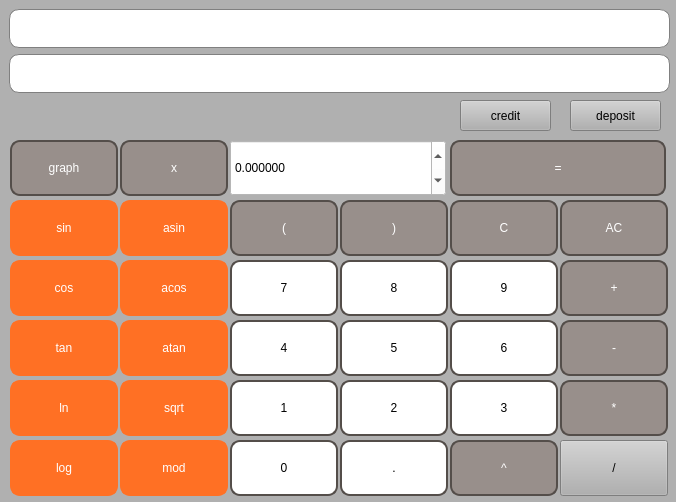
 <widget class="QMainWindow" name="MainWindow">
  <property name="enabled">
   <bool>true</bool>
  </property>
  <property name="geometry">
   <rect>
    <x>0</x>
    <y>0</y>
    <width>676</width>
    <height>502</height>
   </rect>
  </property>
  <property name="sizePolicy">
   <sizepolicy hsizetype="Fixed" vsizetype="Fixed">
    <horstretch>0</horstretch>
    <verstretch>0</verstretch>
   </sizepolicy>
  </property>
  <property name="minimumSize">
   <size>
    <width>676</width>
    <height>502</height>
   </size>
  </property>
  <property name="maximumSize">
   <size>
    <width>676</width>
    <height>502</height>
   </size>
  </property>
  <property name="windowTitle">
   <string>Calculator</string>
  </property>
  <property name="styleSheet">
   <string notr="true">background-color: rgb(176, 176, 176);</string>
  </property>
  <widget class="QWidget" name="centralwidget">
   <property name="enabled">
    <bool>true</bool>
   </property>
   <property name="sizePolicy">
    <sizepolicy hsizetype="Preferred" vsizetype="Preferred">
     <horstretch>0</horstretch>
     <verstretch>0</verstretch>
    </sizepolicy>
   </property>
   <property name="focusPolicy">
    <enum>Qt::NoFocus</enum>
   </property>
   <widget class="QPushButton" name="pushButton_1">
    <property name="geometry">
     <rect>
      <x>230</x>
      <y>380</y>
      <width>108</width>
      <height>56</height>
     </rect>
    </property>
    <property name="sizePolicy">
     <sizepolicy hsizetype="Expanding" vsizetype="MinimumExpanding">
      <horstretch>0</horstretch>
      <verstretch>0</verstretch>
     </sizepolicy>
    </property>
    <property name="styleSheet">
     <string notr="true">QPushButton {
	font: 600 14pt &quot;Verdana&quot;;
  background-color: white;
  color: black; 
  border: 2px solid rgb(84, 78, 74);
border-radius: 10;
}

QPushButton:hover {
    background-color: rgb(116, 108, 103);
}

QPushButton:pressed {
    background-color: rgb(84, 78, 74);
}</string>
    </property>
    <property name="text">
     <string>1</string>
    </property>
   </widget>
   <widget class="QPushButton" name="pushButton_atan">
    <property name="geometry">
     <rect>
      <x>120</x>
      <y>320</y>
      <width>108</width>
      <height>56</height>
     </rect>
    </property>
    <property name="sizePolicy">
     <sizepolicy hsizetype="Expanding" vsizetype="MinimumExpanding">
      <horstretch>0</horstretch>
      <verstretch>0</verstretch>
     </sizepolicy>
    </property>
    <property name="styleSheet">
     <string notr="true">QPushButton {
	font: 600 14pt &quot;Verdana&quot;;
  background-color:  rgb(255, 112, 36);
  color: white; 
  border: 3px solid rgb(255, 112, 36);
 border-radius: 10;
}

QPushButton:hover {
    background-color: rgb(214, 0, 0);
}

QPushButton:pressed {
    background-color: rgb(143, 0, 0);
}</string>
    </property>
    <property name="text">
     <string>atan</string>
    </property>
   </widget>
   <widget class="QPushButton" name="pushButton_op_bracket">
    <property name="geometry">
     <rect>
      <x>230</x>
      <y>200</y>
      <width>108</width>
      <height>56</height>
     </rect>
    </property>
    <property name="sizePolicy">
     <sizepolicy hsizetype="Expanding" vsizetype="MinimumExpanding">
      <horstretch>0</horstretch>
      <verstretch>0</verstretch>
     </sizepolicy>
    </property>
    <property name="styleSheet">
     <string notr="true">QPushButton {
	font: 600 14pt &quot;Verdana&quot;;
  background-color: rgb(152, 143, 139);
  color: white; 
  border: 2px solid rgb(84, 78, 74);
border-radius: 10;
}

QPushButton:hover {
    background-color: rgb(116, 108, 103);
}

QPushButton:pressed {
    background-color: rgb(84, 78, 74);
}</string>
    </property>
    <property name="text">
     <string>(</string>
    </property>
   </widget>
   <widget class="QPushButton" name="pushButton_cl_bracket">
    <property name="geometry">
     <rect>
      <x>340</x>
      <y>200</y>
      <width>108</width>
      <height>56</height>
     </rect>
    </property>
    <property name="sizePolicy">
     <sizepolicy hsizetype="Expanding" vsizetype="MinimumExpanding">
      <horstretch>0</horstretch>
      <verstretch>0</verstretch>
     </sizepolicy>
    </property>
    <property name="styleSheet">
     <string notr="true">QPushButton {
	font: 600 14pt &quot;Verdana&quot;;
  background-color: rgb(152, 143, 139);
  color: white; 
  border: 2px solid rgb(84, 78, 74);
border-radius: 10;
}

QPushButton:hover {
    background-color: rgb(116, 108, 103);
}

QPushButton:pressed {
    background-color: rgb(84, 78, 74);
}</string>
    </property>
    <property name="text">
     <string>)</string>
    </property>
   </widget>
   <widget class="QPushButton" name="pushButton_credit">
    <property name="geometry">
     <rect>
      <x>460</x>
      <y>100</y>
      <width>91</width>
      <height>31</height>
     </rect>
    </property>
    <property name="sizePolicy">
     <sizepolicy hsizetype="Minimum" vsizetype="Minimum">
      <horstretch>0</horstretch>
      <verstretch>0</verstretch>
     </sizepolicy>
    </property>
    <property name="styleSheet">
     <string notr="true">font: 700 12pt &quot;Verdana&quot;;
</string>
    </property>
    <property name="text">
     <string>credit</string>
    </property>
   </widget>
   <widget class="QPushButton" name="pushButton_sin">
    <property name="geometry">
     <rect>
      <x>10</x>
      <y>200</y>
      <width>108</width>
      <height>56</height>
     </rect>
    </property>
    <property name="sizePolicy">
     <sizepolicy hsizetype="Expanding" vsizetype="MinimumExpanding">
      <horstretch>0</horstretch>
      <verstretch>0</verstretch>
     </sizepolicy>
    </property>
    <property name="styleSheet">
     <string notr="true">QPushButton {
	font: 600 14pt &quot;Verdana&quot;;
  background-color:  rgb(255, 112, 36);
  color: white; 
  border: 3px solid rgb(255, 112, 36);
 border-radius: 10;
}

QPushButton:hover {
    background-color: rgb(214, 0, 0);
}

QPushButton:pressed {
    background-color: rgb(143, 0, 0);
}</string>
    </property>
    <property name="text">
     <string>sin</string>
    </property>
   </widget>
   <widget class="QPushButton" name="pushButton_multi">
    <property name="geometry">
     <rect>
      <x>560</x>
      <y>380</y>
      <width>108</width>
      <height>56</height>
     </rect>
    </property>
    <property name="sizePolicy">
     <sizepolicy hsizetype="Expanding" vsizetype="MinimumExpanding">
      <horstretch>0</horstretch>
      <verstretch>0</verstretch>
     </sizepolicy>
    </property>
    <property name="styleSheet">
     <string notr="true">QPushButton {
	font: 600 14pt &quot;Verdana&quot;;
  background-color: rgb(152, 143, 139);
  color: white; 
  border: 2px solid rgb(84, 78, 74);
border-radius: 10;
}

QPushButton:hover {
    background-color: rgb(116, 108, 103);
}

QPushButton:pressed {
    background-color: rgb(84, 78, 74);
}</string>
    </property>
    <property name="text">
     <string>*</string>
    </property>
   </widget>
   <widget class="QPushButton" name="pushButton_x">
    <property name="geometry">
     <rect>
      <x>120</x>
      <y>140</y>
      <width>108</width>
      <height>56</height>
     </rect>
    </property>
    <property name="sizePolicy">
     <sizepolicy hsizetype="Expanding" vsizetype="MinimumExpanding">
      <horstretch>0</horstretch>
      <verstretch>0</verstretch>
     </sizepolicy>
    </property>
    <property name="styleSheet">
     <string notr="true">QPushButton {
	font: 600 22pt &quot;Verdana&quot;;
  background-color: rgb(152, 143, 139);
  color: white; 
  border: 2px solid rgb(84, 78, 74);
border-radius: 10;
}

QPushButton:hover {
    background-color: rgb(116, 108, 103);
}

QPushButton:pressed {
    background-color: rgb(84, 78, 74);
}</string>
    </property>
    <property name="text">
     <string>x</string>
    </property>
   </widget>
   <widget class="QPushButton" name="pushButton_2">
    <property name="geometry">
     <rect>
      <x>340</x>
      <y>380</y>
      <width>108</width>
      <height>56</height>
     </rect>
    </property>
    <property name="sizePolicy">
     <sizepolicy hsizetype="Expanding" vsizetype="MinimumExpanding">
      <horstretch>0</horstretch>
      <verstretch>0</verstretch>
     </sizepolicy>
    </property>
    <property name="styleSheet">
     <string notr="true">QPushButton {
	font: 600 14pt &quot;Verdana&quot;;
  background-color: white;
  color: black; 
  border: 2px solid rgb(84, 78, 74);
border-radius: 10;
}

QPushButton:hover {
    background-color: rgb(116, 108, 103);
}

QPushButton:pressed {
    background-color: rgb(84, 78, 74);
}</string>
    </property>
    <property name="text">
     <string>2</string>
    </property>
   </widget>
   <widget class="QPushButton" name="pushButton_log">
    <property name="geometry">
     <rect>
      <x>10</x>
      <y>440</y>
      <width>108</width>
      <height>56</height>
     </rect>
    </property>
    <property name="sizePolicy">
     <sizepolicy hsizetype="Expanding" vsizetype="MinimumExpanding">
      <horstretch>0</horstretch>
      <verstretch>0</verstretch>
     </sizepolicy>
    </property>
    <property name="styleSheet">
     <string notr="true">QPushButton {
	font: 600 14pt &quot;Verdana&quot;;
  background-color:  rgb(255, 112, 36);
  color: white; 
  border: 3px solid rgb(255, 112, 36);
 border-radius: 10;
}

QPushButton:hover {
    background-color: rgb(214, 0, 0);
}

QPushButton:pressed {
    background-color: rgb(143, 0, 0);
}</string>
    </property>
    <property name="text">
     <string>log</string>
    </property>
   </widget>
   <widget class="QPushButton" name="pushButton_cos">
    <property name="geometry">
     <rect>
      <x>10</x>
      <y>260</y>
      <width>108</width>
      <height>56</height>
     </rect>
    </property>
    <property name="sizePolicy">
     <sizepolicy hsizetype="Expanding" vsizetype="MinimumExpanding">
      <horstretch>0</horstretch>
      <verstretch>0</verstretch>
     </sizepolicy>
    </property>
    <property name="styleSheet">
     <string notr="true">QPushButton {
	font: 600 14pt &quot;Verdana&quot;;
  background-color:  rgb(255, 112, 36);
  color: white; 
  border: 3px solid rgb(255, 112, 36);
 border-radius: 10;
}

QPushButton:hover {
    background-color: rgb(214, 0, 0);
}

QPushButton:pressed {
    background-color: rgb(143, 0, 0);
}</string>
    </property>
    <property name="text">
     <string>cos</string>
    </property>
   </widget>
   <widget class="QPushButton" name="pushButton_acos">
    <property name="geometry">
     <rect>
      <x>120</x>
      <y>260</y>
      <width>108</width>
      <height>56</height>
     </rect>
    </property>
    <property name="sizePolicy">
     <sizepolicy hsizetype="Expanding" vsizetype="MinimumExpanding">
      <horstretch>0</horstretch>
      <verstretch>0</verstretch>
     </sizepolicy>
    </property>
    <property name="styleSheet">
     <string notr="true">QPushButton {
	font: 600 14pt &quot;Verdana&quot;;
  background-color:  rgb(255, 112, 36);
  color: white; 
  border: 3px solid rgb(255, 112, 36);
 border-radius: 10;
}

QPushButton:hover {
    background-color: rgb(214, 0, 0);
}

QPushButton:pressed {
    background-color: rgb(143, 0, 0);
}</string>
    </property>
    <property name="text">
     <string>acos</string>
    </property>
   </widget>
   <widget class="QPushButton" name="pushButton_5">
    <property name="geometry">
     <rect>
      <x>340</x>
      <y>320</y>
      <width>108</width>
      <height>56</height>
     </rect>
    </property>
    <property name="sizePolicy">
     <sizepolicy hsizetype="Minimum" vsizetype="Minimum">
      <horstretch>0</horstretch>
      <verstretch>0</verstretch>
     </sizepolicy>
    </property>
    <property name="styleSheet">
     <string notr="true">QPushButton {
	font: 600 14pt &quot;Verdana&quot;;
  background-color: white;
  color: black; 
  border: 2px solid rgb(84, 78, 74);
border-radius: 10;
}

QPushButton:hover {
    background-color: rgb(116, 108, 103);
}

QPushButton:pressed {
    background-color: rgb(84, 78, 74);
}</string>
    </property>
    <property name="text">
     <string>5</string>
    </property>
   </widget>
   <widget class="QPushButton" name="pushButton_point">
    <property name="geometry">
     <rect>
      <x>340</x>
      <y>440</y>
      <width>108</width>
      <height>56</height>
     </rect>
    </property>
    <property name="sizePolicy">
     <sizepolicy hsizetype="Expanding" vsizetype="MinimumExpanding">
      <horstretch>0</horstretch>
      <verstretch>0</verstretch>
     </sizepolicy>
    </property>
    <property name="styleSheet">
     <string notr="true">QPushButton {
	font: 600 14pt &quot;Verdana&quot;;
  background-color: white;
  color: black; 
  border: 2px solid rgb(84, 78, 74);
border-radius: 10;
}

QPushButton:hover {
    background-color: rgb(116, 108, 103);
}

QPushButton:pressed {
    background-color: rgb(84, 78, 74);
}</string>
    </property>
    <property name="text">
     <string>.</string>
    </property>
   </widget>
   <widget class="QPushButton" name="pushButton_res">
    <property name="geometry">
     <rect>
      <x>450</x>
      <y>140</y>
      <width>216</width>
      <height>56</height>
     </rect>
    </property>
    <property name="sizePolicy">
     <sizepolicy hsizetype="Expanding" vsizetype="MinimumExpanding">
      <horstretch>0</horstretch>
      <verstretch>0</verstretch>
     </sizepolicy>
    </property>
    <property name="styleSheet">
     <string notr="true">QPushButton {
	font: 600 14pt &quot;Verdana&quot;;
  background-color: rgb(152, 143, 139);
  color: white; 
  border: 2px solid rgb(84, 78, 74);
border-radius: 10;
}

QPushButton:hover {
    background-color: rgb(116, 108, 103);
}

QPushButton:pressed {
    background-color: rgb(84, 78, 74);
}</string>
    </property>
    <property name="text">
     <string>=</string>
    </property>
   </widget>
   <widget class="QPushButton" name="pushButton_7">
    <property name="geometry">
     <rect>
      <x>230</x>
      <y>260</y>
      <width>108</width>
      <height>56</height>
     </rect>
    </property>
    <property name="sizePolicy">
     <sizepolicy hsizetype="Minimum" vsizetype="Minimum">
      <horstretch>0</horstretch>
      <verstretch>0</verstretch>
     </sizepolicy>
    </property>
    <property name="styleSheet">
     <string notr="true">QPushButton {
	font: 600 14pt &quot;Verdana&quot;;
  background-color: white;
  color: black; 
  border: 2px solid rgb(84, 78, 74);
border-radius: 10;
}

QPushButton:hover {
    background-color: rgb(116, 108, 103);
}

QPushButton:pressed {
    background-color: rgb(84, 78, 74);
}</string>
    </property>
    <property name="text">
     <string>7</string>
    </property>
   </widget>
   <widget class="QPushButton" name="pushButton_exp">
    <property name="geometry">
     <rect>
      <x>450</x>
      <y>440</y>
      <width>108</width>
      <height>56</height>
     </rect>
    </property>
    <property name="sizePolicy">
     <sizepolicy hsizetype="Expanding" vsizetype="MinimumExpanding">
      <horstretch>0</horstretch>
      <verstretch>0</verstretch>
     </sizepolicy>
    </property>
    <property name="styleSheet">
     <string notr="true">QPushButton {
	font: 600 14pt &quot;Verdana&quot;;
  background-color: rgb(152, 143, 139);
  color: white; 
  border: 2px solid rgb(84, 78, 74);
border-radius: 10;
}

QPushButton:hover {
    background-color: rgb(116, 108, 103);
}

QPushButton:pressed {
    background-color: rgb(84, 78, 74);
}</string>
    </property>
    <property name="text">
     <string>^</string>
    </property>
   </widget>
   <widget class="QPushButton" name="pushButton_9">
    <property name="geometry">
     <rect>
      <x>450</x>
      <y>260</y>
      <width>108</width>
      <height>56</height>
     </rect>
    </property>
    <property name="sizePolicy">
     <sizepolicy hsizetype="Minimum" vsizetype="Minimum">
      <horstretch>0</horstretch>
      <verstretch>0</verstretch>
     </sizepolicy>
    </property>
    <property name="styleSheet">
     <string notr="true">QPushButton {
	font: 600 14pt &quot;Verdana&quot;;
  background-color: white;
  color: black; 
  border: 2px solid rgb(84, 78, 74);
border-radius: 10;
}

QPushButton:hover {
    background-color: rgb(116, 108, 103);
}

QPushButton:pressed {
    background-color: rgb(84, 78, 74);
}</string>
    </property>
    <property name="text">
     <string>9</string>
    </property>
   </widget>
   <widget class="QPushButton" name="pushButton_sqrt">
    <property name="geometry">
     <rect>
      <x>120</x>
      <y>380</y>
      <width>108</width>
      <height>56</height>
     </rect>
    </property>
    <property name="sizePolicy">
     <sizepolicy hsizetype="Expanding" vsizetype="MinimumExpanding">
      <horstretch>0</horstretch>
      <verstretch>0</verstretch>
     </sizepolicy>
    </property>
    <property name="styleSheet">
     <string notr="true">QPushButton {
	font: 600 14pt &quot;Verdana&quot;;
  background-color:  rgb(255, 112, 36);
  color: white; 
  border: 3px solid rgb(255, 112, 36);
 border-radius: 10;
}

QPushButton:hover {
    background-color: rgb(214, 0, 0);
}

QPushButton:pressed {
    background-color: rgb(143, 0, 0);
}</string>
    </property>
    <property name="text">
     <string>sqrt</string>
    </property>
   </widget>
   <widget class="QLabel" name="label_in">
    <property name="geometry">
     <rect>
      <x>9</x>
      <y>9</y>
      <width>661</width>
      <height>39</height>
     </rect>
    </property>
    <property name="sizePolicy">
     <sizepolicy hsizetype="Minimum" vsizetype="Minimum">
      <horstretch>0</horstretch>
      <verstretch>0</verstretch>
     </sizepolicy>
    </property>
    <property name="styleSheet">
     <string notr="true">QLabel {
	font: 24pt &quot;Times New Roman&quot;;
  qproperty-alignment: 'AlignVCenter | AlignRight';
  border: 1px solid gray;
background-color: rgb(255, 255, 255);
color: rgb(0, 0, 0);
border-radius: 10;
}</string>
    </property>
    <property name="text">
     <string/>
    </property>
    <property name="alignment">
     <set>Qt::AlignRight|Qt::AlignTrailing|Qt::AlignVCenter</set>
    </property>
   </widget>
   <widget class="QPushButton" name="pushButton_plus">
    <property name="geometry">
     <rect>
      <x>560</x>
      <y>260</y>
      <width>108</width>
      <height>56</height>
     </rect>
    </property>
    <property name="sizePolicy">
     <sizepolicy hsizetype="Expanding" vsizetype="MinimumExpanding">
      <horstretch>0</horstretch>
      <verstretch>0</verstretch>
     </sizepolicy>
    </property>
    <property name="styleSheet">
     <string notr="true">QPushButton {
	font: 600 14pt &quot;Verdana&quot;;
  background-color: rgb(152, 143, 139);
  color: white; 
  border: 2px solid rgb(84, 78, 74);
border-radius: 10;
}

QPushButton:hover {
    background-color: rgb(116, 108, 103);
}

QPushButton:pressed {
    background-color: rgb(84, 78, 74);
}</string>
    </property>
    <property name="text">
     <string>+</string>
    </property>
   </widget>
   <widget class="QPushButton" name="pushButton_asin">
    <property name="geometry">
     <rect>
      <x>120</x>
      <y>200</y>
      <width>108</width>
      <height>56</height>
     </rect>
    </property>
    <property name="sizePolicy">
     <sizepolicy hsizetype="Expanding" vsizetype="MinimumExpanding">
      <horstretch>0</horstretch>
      <verstretch>0</verstretch>
     </sizepolicy>
    </property>
    <property name="styleSheet">
     <string notr="true">QPushButton {
	font: 600 14pt &quot;Verdana&quot;;
  background-color:  rgb(255, 112, 36);
  color: white; 
  border: 3px solid rgb(255, 112, 36);
 border-radius: 10;
}

QPushButton:hover {
    background-color: rgb(214, 0, 0);
}

QPushButton:pressed {
    background-color: rgb(143, 0, 0);
}</string>
    </property>
    <property name="text">
     <string>asin</string>
    </property>
   </widget>
   <widget class="QPushButton" name="pushButton_back">
    <property name="geometry">
     <rect>
      <x>450</x>
      <y>200</y>
      <width>108</width>
      <height>56</height>
     </rect>
    </property>
    <property name="sizePolicy">
     <sizepolicy hsizetype="Expanding" vsizetype="MinimumExpanding">
      <horstretch>0</horstretch>
      <verstretch>0</verstretch>
     </sizepolicy>
    </property>
    <property name="styleSheet">
     <string notr="true">QPushButton {
	font: 600 14pt &quot;Verdana&quot;;
  background-color: rgb(152, 143, 139);
  color: white; 
  border: 2px solid rgb(84, 78, 74);
border-radius: 10;
}

QPushButton:hover {
    background-color: rgb(116, 108, 103);
}

QPushButton:pressed {
    background-color: rgb(84, 78, 74);
}</string>
    </property>
    <property name="text">
     <string>C</string>
    </property>
   </widget>
   <widget class="QPushButton" name="pushButton_3">
    <property name="geometry">
     <rect>
      <x>450</x>
      <y>380</y>
      <width>108</width>
      <height>56</height>
     </rect>
    </property>
    <property name="sizePolicy">
     <sizepolicy hsizetype="Expanding" vsizetype="MinimumExpanding">
      <horstretch>0</horstretch>
      <verstretch>0</verstretch>
     </sizepolicy>
    </property>
    <property name="styleSheet">
     <string notr="true">QPushButton {
	font: 600 14pt &quot;Verdana&quot;;
  background-color: white;
  color: black; 
  border: 2px solid rgb(84, 78, 74);
border-radius: 10;
}

QPushButton:hover {
    background-color: rgb(116, 108, 103);
}

QPushButton:pressed {
    background-color: rgb(84, 78, 74);
}</string>
    </property>
    <property name="text">
     <string>3</string>
    </property>
   </widget>
   <widget class="QPushButton" name="pushButton_6">
    <property name="geometry">
     <rect>
      <x>450</x>
      <y>320</y>
      <width>108</width>
      <height>56</height>
     </rect>
    </property>
    <property name="sizePolicy">
     <sizepolicy hsizetype="Minimum" vsizetype="Minimum">
      <horstretch>0</horstretch>
      <verstretch>0</verstretch>
     </sizepolicy>
    </property>
    <property name="styleSheet">
     <string notr="true">QPushButton {
	font: 600 14pt &quot;Verdana&quot;;
  background-color: white;
  color: black; 
  border: 2px solid rgb(84, 78, 74);
border-radius: 10;
}

QPushButton:hover {
    background-color: rgb(116, 108, 103);
}

QPushButton:pressed {
    background-color: rgb(84, 78, 74);
}</string>
    </property>
    <property name="text">
     <string>6</string>
    </property>
   </widget>
   <widget class="QPushButton" name="pushButton_graph">
    <property name="geometry">
     <rect>
      <x>10</x>
      <y>140</y>
      <width>108</width>
      <height>56</height>
     </rect>
    </property>
    <property name="sizePolicy">
     <sizepolicy hsizetype="Expanding" vsizetype="MinimumExpanding">
      <horstretch>0</horstretch>
      <verstretch>0</verstretch>
     </sizepolicy>
    </property>
    <property name="styleSheet">
     <string notr="true">QPushButton {
	font: 600 14pt &quot;Verdana&quot;;
  background-color: rgb(152, 143, 139);
  color: white; 
  border: 2px solid rgb(84, 78, 74);
	border-radius: 10;
}

QPushButton:hover {
    background-color: rgb(116, 108, 103);
}

QPushButton:pressed {
    background-color: rgb(84, 78, 74);
}</string>
    </property>
    <property name="text">
     <string>graph</string>
    </property>
   </widget>
   <widget class="QPushButton" name="pushButton_del">
    <property name="geometry">
     <rect>
      <x>560</x>
      <y>200</y>
      <width>108</width>
      <height>56</height>
     </rect>
    </property>
    <property name="sizePolicy">
     <sizepolicy hsizetype="Expanding" vsizetype="MinimumExpanding">
      <horstretch>0</horstretch>
      <verstretch>0</verstretch>
     </sizepolicy>
    </property>
    <property name="styleSheet">
     <string notr="true">QPushButton {
	font: 600 14pt &quot;Verdana&quot;;
  background-color: rgb(152, 143, 139);
  color: white; 
  border: 2px solid rgb(84, 78, 74);
border-radius: 10;
}

QPushButton:hover {
    background-color: rgb(116, 108, 103);
}

QPushButton:pressed {
    background-color: rgb(84, 78, 74);
}</string>
    </property>
    <property name="text">
     <string>AC</string>
    </property>
   </widget>
   <widget class="QPushButton" name="pushButton_sub">
    <property name="geometry">
     <rect>
      <x>560</x>
      <y>320</y>
      <width>108</width>
      <height>56</height>
     </rect>
    </property>
    <property name="sizePolicy">
     <sizepolicy hsizetype="Expanding" vsizetype="MinimumExpanding">
      <horstretch>0</horstretch>
      <verstretch>0</verstretch>
     </sizepolicy>
    </property>
    <property name="styleSheet">
     <string notr="true">QPushButton {
	font: 600 14pt &quot;Verdana&quot;;
  background-color: rgb(152, 143, 139);
  color: white; 
  border: 2px solid rgb(84, 78, 74);
border-radius: 10;
}

QPushButton:hover {
    background-color: rgb(116, 108, 103);
}

QPushButton:pressed {
    background-color: rgb(84, 78, 74);
}</string>
    </property>
    <property name="text">
     <string>-</string>
    </property>
   </widget>
   <widget class="QPushButton" name="pushButton_div">
    <property name="geometry">
     <rect>
      <x>560</x>
      <y>440</y>
      <width>108</width>
      <height>56</height>
     </rect>
    </property>
    <property name="sizePolicy">
     <sizepolicy hsizetype="Expanding" vsizetype="MinimumExpanding">
      <horstretch>0</horstretch>
      <verstretch>0</verstretch>
     </sizepolicy>
    </property>
    <property name="styleSheet">
     <string notr="true">QPushButton {
	font: 600 14pt &quot;Verdana&quot;;
  background-color: rgb(152, 143, 139);
  color: white; 
  border: 2px solid rgb(84, 78, 74);
border-radius: 10;
}

QPushButton:hover {
    background-color: rgb(116, 108, 103);
}

QPushButton:pressed {
    background-color: rgb(84, 78, 74);
}background: purple;
 border: outset;
 border: 2px;
 border: 10px;
 border: beige;
 font: bold 14px;
 min-width: 10em;
 padding:  6;</string>
    </property>
    <property name="text">
     <string>/</string>
    </property>
   </widget>
   <widget class="QPushButton" name="pushButton_deposit">
    <property name="geometry">
     <rect>
      <x>570</x>
      <y>100</y>
      <width>91</width>
      <height>31</height>
     </rect>
    </property>
    <property name="sizePolicy">
     <sizepolicy hsizetype="Minimum" vsizetype="Minimum">
      <horstretch>0</horstretch>
      <verstretch>0</verstretch>
     </sizepolicy>
    </property>
    <property name="styleSheet">
     <string notr="true">font: 700 12pt &quot;Verdana&quot;;</string>
    </property>
    <property name="text">
     <string>deposit</string>
    </property>
   </widget>
   <widget class="QLabel" name="label_out">
    <property name="geometry">
     <rect>
      <x>9</x>
      <y>54</y>
      <width>661</width>
      <height>39</height>
     </rect>
    </property>
    <property name="sizePolicy">
     <sizepolicy hsizetype="Minimum" vsizetype="Minimum">
      <horstretch>0</horstretch>
      <verstretch>0</verstretch>
     </sizepolicy>
    </property>
    <property name="styleSheet">
     <string notr="true">QLabel {
	font: 24pt &quot;Times New Roman&quot;;
  qproperty-alignment: 'AlignVCenter | AlignRight';
  border: 1px solid gray;
background-color: rgb(255, 255, 255);
color: rgb(0, 0, 0);
border-radius: 10;
}

</string>
    </property>
    <property name="text">
     <string/>
    </property>
    <property name="alignment">
     <set>Qt::AlignRight|Qt::AlignTrailing|Qt::AlignVCenter</set>
    </property>
   </widget>
   <widget class="QPushButton" name="pushButton_0">
    <property name="geometry">
     <rect>
      <x>230</x>
      <y>440</y>
      <width>108</width>
      <height>56</height>
     </rect>
    </property>
    <property name="sizePolicy">
     <sizepolicy hsizetype="Expanding" vsizetype="MinimumExpanding">
      <horstretch>0</horstretch>
      <verstretch>0</verstretch>
     </sizepolicy>
    </property>
    <property name="styleSheet">
     <string notr="true">QPushButton {
	font: 600 14pt &quot;Verdana&quot;;
  background-color: white;
  color: black; 
  border: 2px solid rgb(84, 78, 74);
border-radius: 10;
}

QPushButton:hover {
    background-color: rgb(116, 108, 103);
}

QPushButton:pressed {
    background-color: rgb(84, 78, 74);
}</string>
    </property>
    <property name="text">
     <string>0</string>
    </property>
   </widget>
   <widget class="QPushButton" name="pushButton_ln">
    <property name="geometry">
     <rect>
      <x>10</x>
      <y>380</y>
      <width>108</width>
      <height>56</height>
     </rect>
    </property>
    <property name="sizePolicy">
     <sizepolicy hsizetype="Expanding" vsizetype="MinimumExpanding">
      <horstretch>0</horstretch>
      <verstretch>0</verstretch>
     </sizepolicy>
    </property>
    <property name="styleSheet">
     <string notr="true">QPushButton {
	font: 600 14pt &quot;Verdana&quot;;
  background-color:  rgb(255, 112, 36);
  color: white; 
  border: 3px solid rgb(255, 112, 36);
 border-radius: 10;
}

QPushButton:hover {
    background-color: rgb(214, 0, 0);
}

QPushButton:pressed {
    background-color: rgb(143, 0, 0);
}</string>
    </property>
    <property name="text">
     <string>ln</string>
    </property>
   </widget>
   <widget class="QPushButton" name="pushButton_8">
    <property name="geometry">
     <rect>
      <x>340</x>
      <y>260</y>
      <width>108</width>
      <height>56</height>
     </rect>
    </property>
    <property name="sizePolicy">
     <sizepolicy hsizetype="Minimum" vsizetype="Minimum">
      <horstretch>0</horstretch>
      <verstretch>0</verstretch>
     </sizepolicy>
    </property>
    <property name="styleSheet">
     <string notr="true">QPushButton {
	font: 600 14pt &quot;Verdana&quot;;
  background-color: white;
  color: black; 
  border: 2px solid rgb(84, 78, 74);
border-radius: 10;
}

QPushButton:hover {
    background-color: rgb(116, 108, 103);
}

QPushButton:pressed {
    background-color: rgb(84, 78, 74);
}</string>
    </property>
    <property name="text">
     <string>8</string>
    </property>
   </widget>
   <widget class="QPushButton" name="pushButton_tan">
    <property name="geometry">
     <rect>
      <x>10</x>
      <y>320</y>
      <width>108</width>
      <height>56</height>
     </rect>
    </property>
    <property name="sizePolicy">
     <sizepolicy hsizetype="Expanding" vsizetype="MinimumExpanding">
      <horstretch>0</horstretch>
      <verstretch>0</verstretch>
     </sizepolicy>
    </property>
    <property name="styleSheet">
     <string notr="true">QPushButton {
	font: 600 14pt &quot;Verdana&quot;;
  background-color:  rgb(255, 112, 36);
  color: white; 
  border: 3px solid rgb(255, 112, 36);
 border-radius: 10;
}

QPushButton:hover {
    background-color: rgb(214, 0, 0);
}

QPushButton:pressed {
    background-color: rgb(143, 0, 0);
}</string>
    </property>
    <property name="text">
     <string>tan</string>
    </property>
   </widget>
   <widget class="QPushButton" name="pushButton_4">
    <property name="geometry">
     <rect>
      <x>230</x>
      <y>320</y>
      <width>108</width>
      <height>56</height>
     </rect>
    </property>
    <property name="sizePolicy">
     <sizepolicy hsizetype="Minimum" vsizetype="Minimum">
      <horstretch>0</horstretch>
      <verstretch>0</verstretch>
     </sizepolicy>
    </property>
    <property name="styleSheet">
     <string notr="true">QPushButton {
	font: 600 14pt &quot;Verdana&quot;;
  background-color: white;
  color: black; 
  border: 2px solid rgb(84, 78, 74);
border-radius: 10;
}

QPushButton:hover {
    background-color: rgb(116, 108, 103);
}

QPushButton:pressed {
    background-color: rgb(84, 78, 74);
}</string>
    </property>
    <property name="text">
     <string>4</string>
    </property>
   </widget>
   <widget class="QPushButton" name="pushButton_mod">
    <property name="geometry">
     <rect>
      <x>120</x>
      <y>440</y>
      <width>108</width>
      <height>56</height>
     </rect>
    </property>
    <property name="sizePolicy">
     <sizepolicy hsizetype="Expanding" vsizetype="MinimumExpanding">
      <horstretch>0</horstretch>
      <verstretch>0</verstretch>
     </sizepolicy>
    </property>
    <property name="styleSheet">
     <string notr="true">QPushButton {
	font: 600 14pt &quot;Verdana&quot;;
  background-color:  rgb(255, 112, 36);
  color: white; 
  border: 3px solid rgb(255, 112, 36);
 border-radius: 10;
}

QPushButton:hover {
    background-color: rgb(214, 0, 0);
}

QPushButton:pressed {
    background-color: rgb(143, 0, 0);
}</string>
    </property>
    <property name="text">
     <string>mod</string>
    </property>
   </widget>
   <widget class="QDoubleSpinBox" name="doubleSpinBox_x">
    <property name="geometry">
     <rect>
      <x>230</x>
      <y>140</y>
      <width>216</width>
      <height>56</height>
     </rect>
    </property>
    <property name="sizePolicy">
     <sizepolicy hsizetype="Minimum" vsizetype="Ignored">
      <horstretch>0</horstretch>
      <verstretch>0</verstretch>
     </sizepolicy>
    </property>
    <property name="styleSheet">
     <string notr="true">background-color: rgb(255, 255, 255);
color: rgb(0, 0, 0);
font: 12pt &quot;Times New Roman&quot;;
font: 700 12pt &quot;Verdana&quot;;</string>
    </property>
    <property name="decimals">
     <number>6</number>
    </property>
    <property name="minimum">
     <double>-9223372036854775808.000000000000000</double>
    </property>
    <property name="maximum">
     <double>9223372036854775808.000000000000000</double>
    </property>
    <property name="singleStep">
     <double>0.000001000000000</double>
    </property>
   </widget>
  </widget>
 </widget>
